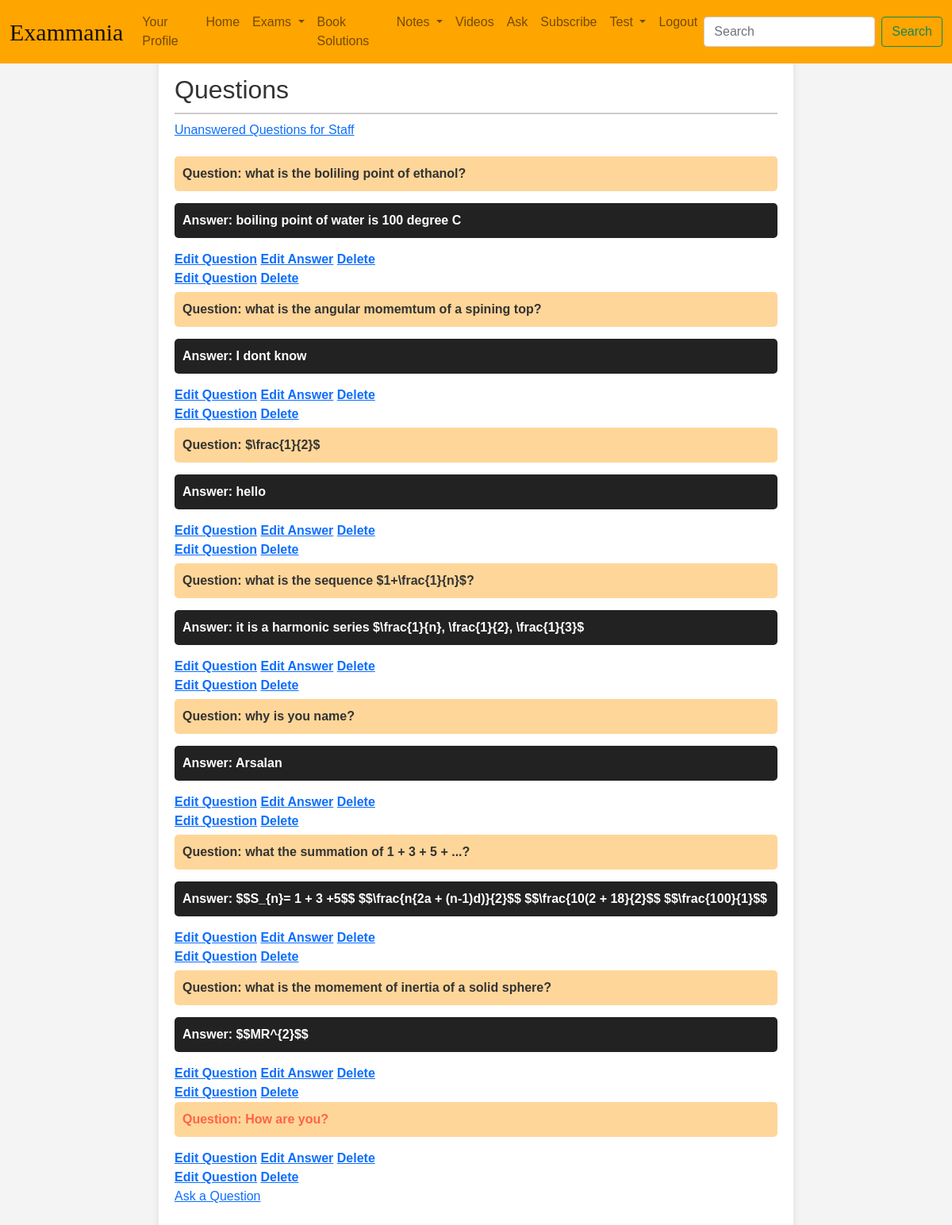
The app's page /chat/questions/ (signed in) with its own data.
### chat/models.py (models this page shows, shortened)
class ChatQuestion(models.Model):
    user = models.ForeignKey(User, on_delete=models.CASCADE)
    question_text = models.TextField()
    answer_text = models.TextField(blank=True, null=True)
    is_answered = models.BooleanField(default=False)

### chat/views.py (the view)
# urls.py: path('questions/', question_list, name='question_list'),
@login_required
def question_list(request):
    user_profile= UserProfile.objects.get(user=request.user)
    if user_profile.is_subscriber:
      timezone= user_profile.subscription_end_date.tzinfo
    if user_profile.is_subscriber and user_profile.subscription_end_date > datetime.now(timezone):
        if request.user.is_staff:
            questions = ChatQuestion.objects.all()
        else:
            questions = ChatQuestion.objects.filter(user=request.user)
        return render(request, 'chat/question_list.html', {'questions': questions})
    else:
        return HttpResponseRedirect(reverse('join'))

### chat/templates/chat/question_list.html
{% extends 'main/base.html' %}
{% load static %}
{% block extrahead %}
<link rel="stylesheet" href="{% static 'chat/css/style.css' %}">
{% endblock %}
{% block body %}
<div class="container">
    <h2>Questions</h2>
    {% if user.is_staff %}
    <p><a href="{% url 'staff_unanswered_questions' %}">Unanswered Questions for Staff</a></p>
    {% endif %}
    {% if questions %}
    {% for question in questions %}
    <div class="question-container {% if question.is_answered %}answered{% else %}unanswered{% endif %}">
        <p class="question"><strong>Question:</strong> {{ question.question_text }}</p>
        {% if question.is_answered %}
        <p class="answer"><strong>Answer:</strong> {{ question.answer_text }}</p>
        {% endif %}
        {% if user.is_staff %}
            <div class="staff-actions">
                <a href="{% url 'edit_question' question.id %}" class="edit-link">Edit Question</a>
                <a href="{% url 'edit_answer' question.id %}" class="edit-link">Edit Answer</a>
                <a href="{% url 'delete_question' question.id %}" class="delete-link">Delete</a>
            </div>
        {% endif %}
        <div class="common-actions">
            <a href="{% url 'edit_question' question.id %}" class="edit-link">Edit Question</a>
            <a href="{% url 'delete_question' question.id %}" class="delete-link">Delete</a>
        </div>
    </div>
    {% endfor %}
    {% else %}
    <p class="no-questions">No questions available.</p>
    {% endif %}
    <p><a href="{% url 'ask_question' %}">Ask a Question</a></p>
</div>
{% endblock %}

### main/static/main/css/base.css (style rules this page uses)
body { background-color: black; color: white; }

### chat/static/chat/css/style.css (style rules this page uses)
body { font-family: 'Arial', sans-serif; background-color: #f4f4f4; margin: 0; padding: 0; }
.container { max-width: 800px; margin: 50px auto; background-color: #fff; padding: 20px; border-radius: 8px; box-shadow: 0 0 10px rgba(0, 0, 0, 0.1); }
h2 { color: #333; border-bottom: 2px solid #ccc; padding-bottom: 10px; }
.question { background-color: #ffd699; padding: 10px; margin-bottom: 15px; border-radius: 5px; }
.answer { background-color: #222; color: #fff; padding: 10px; margin-bottom: 15px; border-radius: 5px; }
.answered { margin: 0; padding-top: 5px; color: #333; font-weight: bold; }
.unanswered { color: #ff6347; font-weight: bold; }

### templates/main/base.html (style rules this page uses)
body { background-image: url(/static/main/images/darkened.png); background-attachment: fixed; background-position: center; background-size: cover; }

### records on screen
ChatQuestion: question_text "what is the boliling point of ethanol?", answer_text "boiling point of water is 100 degree C"
ChatQuestion: question_text "what is the angular momemtum of a spining top?", answer_text "I dont know"
ChatQuestion: question_text "$\\frac{1}{2}$", answer_text "hello"
ChatQuestion: question_text "what is the sequence $1+\\frac{1}{n}$?", answer_text "it is a harmonic series $\\frac{1}{n}, \\frac{1}{2}, \\frac{1}{3}$"
ChatQuestion: question_text "why is you name?", answer_text "Arsalan"
ChatQuestion: question_text "what the summation of 1 + 3 + 5 + ...?", answer_text "$$S_{n}= 1 + 3 +5$$ $$\\frac{n{2a + (n-1)d)}{2}$$ $$\\frac{10(2 + 18}{2}$$ $$\\frac{100}{1}$$"
ChatQuestion: question_text "what is the momement of inertia of a solid sphere?", answer_text "$$MR^{2}$$"
ChatQuestion: question_text "How are you?"
